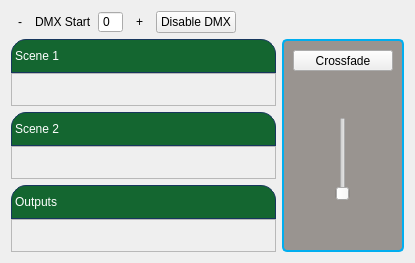
      <widget class="QWidget" name="dmxControlPage">
       <property name="styleSheet">
        <string notr="true">QGroupBox {
	font: 12pt &quot;Source Sans Pro&quot;;
    background-color: #999490;
    border: 2px solid #00aeef;
    border-radius: 5px;
}

QGroupBox::title {
	color: #333333;
    subcontrol-position: top center; /* position at the top center */
}
</string>
       </property>
       <layout class="QGridLayout" name="gridLayout">
        <item row="0" column="0">
         <layout class="QHBoxLayout" name="horizontalLayout_6">
          <item>
           <widget class="QToolButton" name="tbDmxStartPrev">
            <property name="text">
             <string>-</string>
            </property>
            <property name="icon">
             <iconset resource="../res/resources.qrc">
              <normaloff>:/MainWindow/remove_btn.png</normaloff>:/MainWindow/remove_btn.png</iconset>
            </property>
            <property name="iconSize">
             <size>
              <width>32</width>
              <height>32</height>
             </size>
            </property>
            <property name="autoRaise">
             <bool>true</bool>
            </property>
           </widget>
          </item>
          <item>
           <widget class="QLabel" name="label">
            <property name="text">
             <string>DMX Start</string>
            </property>
           </widget>
          </item>
          <item>
           <widget class="QSpinBox" name="sbDmxStart">
            <property name="frame">
             <bool>true</bool>
            </property>
            <property name="buttonSymbols">
             <enum>QAbstractSpinBox::NoButtons</enum>
            </property>
           </widget>
          </item>
          <item>
           <widget class="QToolButton" name="tbDmxStartNext">
            <property name="text">
             <string>+</string>
            </property>
            <property name="icon">
             <iconset resource="../res/resources.qrc">
              <normaloff>:/MainWindow/add_btn.png</normaloff>:/MainWindow/add_btn.png</iconset>
            </property>
            <property name="iconSize">
             <size>
              <width>32</width>
              <height>32</height>
             </size>
            </property>
            <property name="autoRaise">
             <bool>true</bool>
            </property>
           </widget>
          </item>
          <item>
           <widget class="QPushButton" name="btnToggleDmx">
            <property name="text">
             <string>Disable DMX</string>
            </property>
            <property name="checkable">
             <bool>true</bool>
            </property>
            <property name="checked">
             <bool>false</bool>
            </property>
           </widget>
          </item>
          <item>
           <spacer name="horizontalSpacer_3">
            <property name="orientation">
             <enum>Qt::Horizontal</enum>
            </property>
            <property name="sizeHint" stdset="0">
             <size>
              <width>40</width>
              <height>20</height>
             </size>
            </property>
           </spacer>
          </item>
         </layout>
        </item>
        <item row="1" column="0">
         <layout class="QVBoxLayout" name="verticalLayout_3">
          <property name="spacing">
           <number>0</number>
          </property>
          <item>
           <widget class="QLabel" name="lblScene1">
            <property name="sizePolicy">
             <sizepolicy hsizetype="Preferred" vsizetype="Expanding">
              <horstretch>0</horstretch>
              <verstretch>0</verstretch>
             </sizepolicy>
            </property>
            <property name="styleSheet">
             <string notr="true">QLabel {
    qproperty-alignment: AlignCenter;
    border: 1px solid #FF17365D;
    border-top-left-radius: 15px;
    border-top-right-radius: 15px;
    background-color: #146630;
    padding: 5px 0px;
    color: rgb(255, 255, 255);
    max-height: 25px;
	font: 14pt &quot;Source Sans Pro&quot;;
}</string>
            </property>
            <property name="text">
             <string>Scene 1</string>
            </property>
           </widget>
          </item>
          <item>
           <widget class="QFrame" name="frScene1">
            <property name="sizePolicy">
             <sizepolicy hsizetype="MinimumExpanding" vsizetype="MinimumExpanding">
              <horstretch>0</horstretch>
              <verstretch>0</verstretch>
             </sizepolicy>
            </property>
            <property name="styleSheet">
             <string notr="true">QFrame #frScene1 {
    border: 1px solid #262524;
    border-bottom-left-radius: 15px;
    border-bottom-right-radius: 15px;
	background-color: #999490;
}</string>
            </property>
            <property name="frameShape">
             <enum>QFrame::StyledPanel</enum>
            </property>
            <property name="frameShadow">
             <enum>QFrame::Raised</enum>
            </property>
           </widget>
          </item>
         </layout>
        </item>
        <item row="2" column="0">
         <layout class="QVBoxLayout" name="verticalLayout_4">
          <property name="spacing">
           <number>0</number>
          </property>
          <item>
           <widget class="QLabel" name="lblScene2">
            <property name="sizePolicy">
             <sizepolicy hsizetype="Preferred" vsizetype="Expanding">
              <horstretch>0</horstretch>
              <verstretch>0</verstretch>
             </sizepolicy>
            </property>
            <property name="styleSheet">
             <string notr="true">QLabel {
    qproperty-alignment: AlignCenter;
    border: 1px solid #FF17365D;
    border-top-left-radius: 15px;
    border-top-right-radius: 15px;
    background-color: #146630;
    padding: 5px 0px;
    color: rgb(255, 255, 255);
    max-height: 25px;
	font: 14pt &quot;Source Sans Pro&quot;;
}</string>
            </property>
            <property name="text">
             <string>Scene 2</string>
            </property>
           </widget>
          </item>
          <item>
           <widget class="QFrame" name="frScene2">
            <property name="sizePolicy">
             <sizepolicy hsizetype="MinimumExpanding" vsizetype="MinimumExpanding">
              <horstretch>0</horstretch>
              <verstretch>0</verstretch>
             </sizepolicy>
            </property>
            <property name="styleSheet">
             <string notr="true">QFrame #frScene2 {
    border: 1px solid #262524;
    border-bottom-left-radius: 15px;
    border-bottom-right-radius: 15px;
	background-color: #999490;
}</string>
            </property>
            <property name="frameShape">
             <enum>QFrame::StyledPanel</enum>
            </property>
            <property name="frameShadow">
             <enum>QFrame::Raised</enum>
            </property>
           </widget>
          </item>
         </layout>
        </item>
        <item row="3" column="0">
         <layout class="QVBoxLayout" name="verticalLayout_6">
          <property name="spacing">
           <number>0</number>
          </property>
          <item>
           <widget class="QLabel" name="lblScene1_2">
            <property name="sizePolicy">
             <sizepolicy hsizetype="Preferred" vsizetype="Expanding">
              <horstretch>0</horstretch>
              <verstretch>0</verstretch>
             </sizepolicy>
            </property>
            <property name="styleSheet">
             <string notr="true">QLabel {
    qproperty-alignment: AlignCenter;
    border: 1px solid #FF17365D;
    border-top-left-radius: 15px;
    border-top-right-radius: 15px;
    background-color: #146630;
    padding: 5px 0px;
    color: rgb(255, 255, 255);
    max-height: 25px;
	font: 14pt &quot;Source Sans Pro&quot;;
}</string>
            </property>
            <property name="text">
             <string>Outputs</string>
            </property>
           </widget>
          </item>
          <item>
           <widget class="QFrame" name="frOutputs">
            <property name="sizePolicy">
             <sizepolicy hsizetype="MinimumExpanding" vsizetype="MinimumExpanding">
              <horstretch>0</horstretch>
              <verstretch>0</verstretch>
             </sizepolicy>
            </property>
            <property name="styleSheet">
             <string notr="true">QFrame #frOutputs {
    border: 1px solid #262524;
    border-bottom-left-radius: 15px;
    border-bottom-right-radius: 15px;
	background-color: #999490;
}

QProgressBar {
	border: 1px solid #262524;
	border-radius: 5px;
	background-color: #e5e5e5;
}

QProgressBar::chunk
{
	background-color: #00aeef;
}</string>
            </property>
            <property name="frameShape">
             <enum>QFrame::StyledPanel</enum>
            </property>
            <property name="frameShadow">
             <enum>QFrame::Raised</enum>
            </property>
           </widget>
          </item>
         </layout>
        </item>
        <item row="1" column="1" rowspan="3">
         <widget class="QGroupBox" name="groupBox">
          <property name="minimumSize">
           <size>
            <width>100</width>
            <height>0</height>
           </size>
          </property>
          <property name="title">
           <string/>
          </property>
          <layout class="QVBoxLayout" name="verticalLayout_5">
           <item>
            <widget class="QToolButton" name="btnCrossfade">
             <property name="sizePolicy">
              <sizepolicy hsizetype="Minimum" vsizetype="Fixed">
               <horstretch>0</horstretch>
               <verstretch>0</verstretch>
              </sizepolicy>
             </property>
             <property name="minimumSize">
              <size>
               <width>100</width>
               <height>0</height>
              </size>
             </property>
             <property name="text">
              <string>Crossfade</string>
             </property>
             <property name="popupMode">
              <enum>QToolButton::InstantPopup</enum>
             </property>
             <property name="toolButtonStyle">
              <enum>Qt::ToolButtonTextOnly</enum>
             </property>
            </widget>
           </item>
           <item>
            <spacer name="verticalSpacer">
             <property name="orientation">
              <enum>Qt::Vertical</enum>
             </property>
             <property name="sizeHint" stdset="0">
              <size>
               <width>20</width>
               <height>40</height>
              </size>
             </property>
            </spacer>
           </item>
           <item>
            <widget class="QSlider" name="slCrossfade">
             <property name="sizePolicy">
              <sizepolicy hsizetype="Minimum" vsizetype="Expanding">
               <horstretch>0</horstretch>
               <verstretch>0</verstretch>
              </sizepolicy>
             </property>
             <property name="minimumSize">
              <size>
               <width>30</width>
               <height>0</height>
              </size>
             </property>
             <property name="styleSheet">
              <string notr="true"/>
             </property>
             <property name="orientation">
              <enum>Qt::Vertical</enum>
             </property>
             <property name="invertedAppearance">
              <bool>false</bool>
             </property>
             <property name="invertedControls">
              <bool>false</bool>
             </property>
            </widget>
           </item>
           <item>
            <spacer name="verticalSpacer_2">
             <property name="orientation">
              <enum>Qt::Vertical</enum>
             </property>
             <property name="sizeHint" stdset="0">
              <size>
               <width>20</width>
               <height>40</height>
              </size>
             </property>
            </spacer>
           </item>
          </layout>
         </widget>
        </item>
       </layout>
      </widget>
